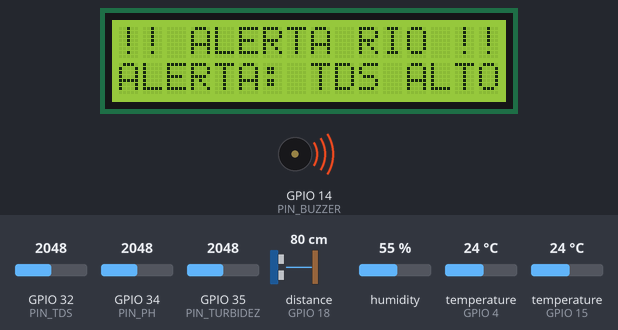
Simulated run of this sketch. Board: ESP32. Shown: 16×2 character LCD, buzzer (waves = sounding, pin HIGH). Wiring (inferred from the names in the program): ultrasonic range finder: trigger GPIO 5; echo GPIO 18. The inputs (shaded band) are chosen by the test bench; at power-on: GPIO 32 (PIN_TDS) = 2048, distance to the obstacle (sensor on GPIO 18) 80 cm, GPIO 34 (PIN_PH) = 2048, GPIO 35 (PIN_TURBIDEZ) = 2048, humidity 55 %, temperature (sensors on GPIO 4, GPIO 15) 24 °C. The echo pulse lasts 58.3 µs per cm; WiFi joins after 1.5 s; servers stay silent unless stated; random numbers use the default seed unless the sketch sets one; no MQTT or app messages arrive unless stated; pins used as bus, display or sensor lines are not drawn; what the sketch prints to the serial monitor is not drawn.

Above: at 2.23 s.
3.0 s: GPIO 32 (PIN_TDS) set to 1186
5.5 s: GPIO 32 (PIN_TDS) set to 1111
At 6.3 s:
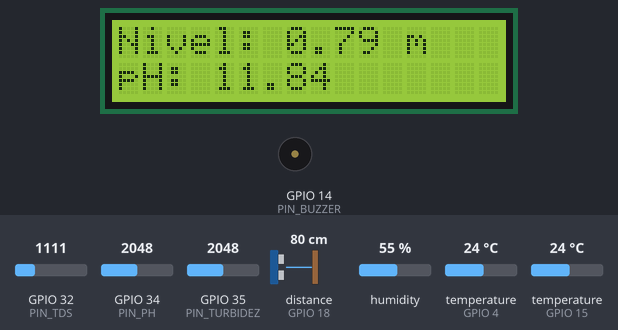
14.7 s: distance to the obstacle (sensor on GPIO 18) set to 44 cm
At 23.2 s:
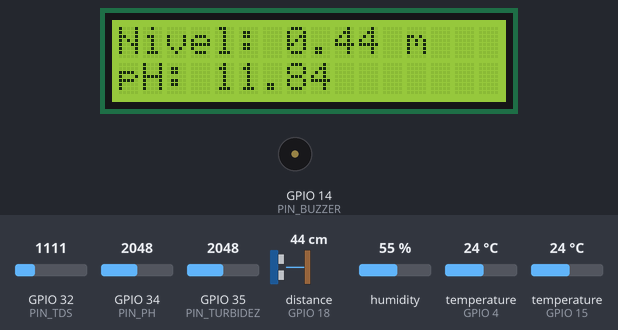
23.5 s: distance to the obstacle (sensor on GPIO 18) set to 36 cm
At 24.54 s:
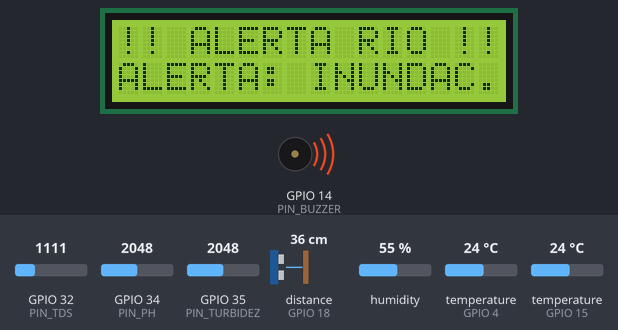
27.1 s: distance to the obstacle (sensor on GPIO 18) set to 46 cm
29.3 s: distance to the obstacle (sensor on GPIO 18) set to 54 cm
At 33.5 s:
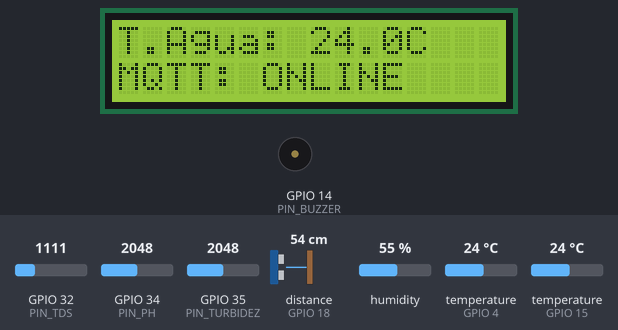
Timing chart, 0 to 35.0 s (numbered marks = the images above; inputs shaded):
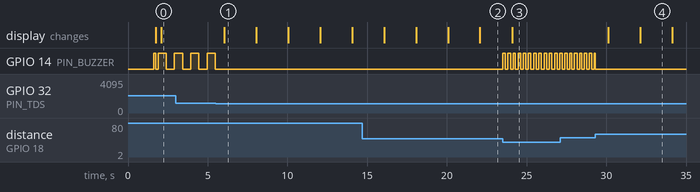

Measured:
- the behaviour switches between 1146 and 1145 on GPIO 32 (PIN_TDS) (found by bisection; images 0 and 1)
- the behaviour switches between 41 and 40 cm on distance to the obstacle (sensor on GPIO 18) (found by bisection; images 2 and 3)
- the behaviour switches between 50 and 51 cm on distance to the obstacle (sensor on GPIO 18) (found by bisection; images 3 and 4)
- after the input at 5.5 s, the display: changes after 0.54 s (image 1)
- after the input at 23.5 s, GPIO 14 (PIN_BUZZER): alternates HIGH for 0.16 s and LOW for 0.16 s, starting at once
- after the input at 29.3 s, the display: first changes after 0.82 s (image 4 shows a later state)
- by itself, GPIO 14 (PIN_BUZZER): alternates HIGH for 0.51 s and LOW for 0.51 s

The sketch:

codigo_ChancayHuaral_ESP32.ino
```cpp
// ============================================================
// PROYECTO:     Sistema IoT Autónomo de Monitoreo y Alerta Temprana
//               de Calidad del Agua en la Cuenca Chancay-Huaral
// CAPA:         1 — Dispositivos (ITU-T Y.2060)
// ARQUITECTURA: 4 Capas ITU-T | Computación Autonómica (Loop MAPE-K)
// SEGURIDAD:    Metodología STRIDE
// ============================================================

#include <Wire.h>
#include <LiquidCrystal_I2C.h>
#include <OneWire.h>
#include <DallasTemperature.h>
#include <DHT.h>
#include <WiFi.h>
#include <PubSubClient.h>
#include <esp_task_wdt.h>

// ============================================================
// CONFIGURACIÓN DE RED Y BROKER (Sincronizado con Capa 2 y 3)
// ============================================================
#define WIFI_SSID       "LAB 06 NP"
#define WIFI_PASS       "AL1BA4TE&T3"

// Broker Mosquitto desplegado en Railway (Capa 2)
#define MQTT_SERVER     "iriguchi.proxy.rlwy.net"
#define MQTT_PORT       28182
#define MQTT_USER       "adminChancayHuaral"
#define MQTT_PASS       "adminChancayHuaral123"
#define MQTT_CLIENT_ID  "ESP32_Nodo_Chancay_01"

#define NODO_ID         "nodo_chancay_01"
#define MQTT_TOPIC_PUB  "chancay/cuenca/tiempo_real/nodo_chancay_01"
#define MQTT_TOPIC_SUB  "chancay/actuadores/alerta/nodo_chancay_01"

#define WDT_TIMEOUT_SEG 30 // Watchdog timer de seguridad

// ============================================================
// ASIGNACIÓN DE PINES (ESP32)
// ============================================================
#define PIN_BUZZER   14
#define PIN_DS18B20   4
#define PIN_DHT11    15
#define PIN_TDS      32
#define PIN_PH       34
#define PIN_TURBIDEZ 35
#define TRIG_PIN      5
#define ECHO_PIN     18

#define LCD_ADDRESS 0x27
#define LCD_COLS    16
#define LCD_ROWS     2

// ============================================================
// OBJETOS Y LIBRERÍAS
// ============================================================
LiquidCrystal_I2C lcd(LCD_ADDRESS, LCD_COLS, LCD_ROWS);
OneWire            oneWire(PIN_DS18B20);
DallasTemperature  sensorDS18B20(&oneWire);
DHT                dht(PIN_DHT11, DHT11);
WiFiClient         espClient;
PubSubClient       client(espClient);

// ============================================================
// BASE DE CONOCIMIENTO LOCAL — MAPE-K (Knowledge)
// ============================================================
float temperaturaAgua     = -999.0;
float temperaturaAmbiente = -999.0;
float humedad             = -999.0;
float tdsValue            = 0.0;
int   rawTDS              = 0;
float voltajeTDS          = 0.0;
float distanciaNivel      = -1.0;     // cm
float nivelMetros         = 0.0;      // m
float phValue             = -999.0;
float turbidezValue       = -999.0;

// Estado autonómico local
bool   alertaCritica  = false;
String mensajeAlerta  = "SISTEMA OPTIMO";
int    tipoEmergencia = 0;

// Umbrales de Histéresis Local
#define TDS_UMBRAL_ALTO   500.0   // ppm
#define TDS_UMBRAL_BAJO   450.0   // ppm
#define NIVEL_UMBRAL_ALTO  40.0   // cm (Distancia corta = agua alta)
#define NIVEL_UMBRAL_BAJO  50.0   // cm

// Calibración pH
#define PH_VOLTAGE_NEUTRO  2.5
#define PH_PENDIENTE      -5.70

// Control de Tiempos Asíncronos
unsigned long lastLCDUpdate    = 0;
unsigned long lastAlertaBuzzer = 0;
unsigned long lastTdsSample    = 0;
unsigned long lastPhSample     = 0;
unsigned long lastTurbSample   = 0;
unsigned long lastMqttPublish  = 0;
unsigned long lastSerialPrint  = 0;
unsigned long lastReconnect    = 0;
unsigned long reconnectInterval = 2000;

// Variables para lectura asíncrona del DS18B20
unsigned long lastTempRequest   = 0;
bool          conversionEnCurso = false;
const unsigned long TEMP_INTERVALO_MS   = 2000;
const unsigned long TEMP_CONVERSION_MS  = 750;

// Variables de promediado
long sumaRawTDS  = 0; int muestrasTDS  = 0; float tdsFactor = 0.65;
long sumaRawPH   = 0; int muestrasPH   = 0;
long sumaRawTurb = 0; int muestrasTurb = 0;

int pantallaActual = 0;
bool modoFailsafeLocal = false;

// ============================================================
// CALLBACK MQTT: TELECONTROL Y COMANDOS DESDE CAPA 3 Y 4
// ============================================================
void callbackMQTT(char* topic, byte* payload, unsigned int length) {
  String mensaje = "";
  for (unsigned int i = 0; i < length; i++) {
    mensaje += (char)payload[i];
  }

  Serial.print("[TELECONTROL MQTT] Comando recibido desde la nube: ");
  Serial.println(mensaje);

  // Procesamiento de comandos enviados por FastAPI/Dashboard (Capa 3 y 4)
  if (mensaje.indexOf("ACTIVAR") >= 0 || mensaje.indexOf("CRITICA") >= 0) {
    alertaCritica = true;
    tipoEmergencia = 2;
    mensajeAlerta = "ALERTA REMOTA IA";
    Serial.println("[ACTUADOR] Sirena y compuerta activadas por lazo MAPE-K central.");
  }
  else if (mensaje.indexOf("DESACTIVAR") >= 0 || mensaje.indexOf("CONFIRMAR") >= 0 || mensaje.indexOf("DESPEJAR") >= 0) {
    alertaCritica = false;
    tipoEmergencia = 0;
    mensajeAlerta = "SISTEMA OPTIMO";
    digitalWrite(PIN_BUZZER, LOW);
    Serial.println("[ACTUADOR] Alerta despejada desde el Dashboard.");
  }
}

// ============================================================
// SETUP
// ============================================================
void setup() {
  Serial.begin(115200);
  randomSeed(analogRead(0));

  Serial.println("\n========================================");
  Serial.println(" YAKU QHAWAQ - CAPA 1 DISPOSITIVO");
  Serial.println(" Cuenca Chancay-Huaral");
  Serial.println("========================================\n");

  esp_task_wdt_config_t wdt_config = {
      .timeout_ms = WDT_TIMEOUT_SEG * 1000,
      .idle_core_mask = (1 << 0) | (1 << 1),
      .trigger_panic = true
  };
  esp_task_wdt_init(&wdt_config);
  esp_task_wdt_add(NULL);

  pinMode(PIN_BUZZER, OUTPUT);
  pinMode(TRIG_PIN, OUTPUT);
  pinMode(ECHO_PIN, INPUT);
  digitalWrite(PIN_BUZZER, LOW);
  digitalWrite(TRIG_PIN, LOW);

  sensorDS18B20.begin();
  dht.begin();

  lcd.init();
  lcd.backlight();
  lcd.clear();
  lcd.setCursor(0, 0);
  lcd.print("Yaku Qhawaq v2.0");
  lcd.setCursor(0, 1);
  lcd.print("Conectando...");

  setup_wifi();
  client.setServer(MQTT_SERVER, MQTT_PORT);
  client.setCallback(callbackMQTT);

  // Beep de confirmación
  digitalWrite(PIN_BUZZER, HIGH); delay(120); digitalWrite(PIN_BUZZER, LOW);
  lcd.clear();
}

// ============================================================
// LOOP PRINCIPAL (MAPE-K Edge)
// ============================================================
void loop() {
  esp_task_wdt_reset();

  if (!client.connected()) {
    reconnect_autonomo();
  } else {
    client.loop();
  }

  // 1. MONITOR (Captura de sensores)
  leerTemperaturaDS18B20();
  leerDHT11();
  leerTDSAsincrono();
  leerPHAsincrono();
  leerTurbidezAsincrono();
  leerDistanciaJSN_NoBloqueante();

  // 2. ANALYZE (Failsafe local con histéresis)
  verificarAlertas();

  // 3. EXECUTE LOCAL (LCD)
  if (millis() - lastLCDUpdate >= 2000) {
    lastLCDUpdate = millis();
    actualizarLCD();
  }

  // 4. TRANSMISIÓN (Publicación JSON a Capa 2/3 cada 3 segundos)
  if (millis() - lastMqttPublish >= 3000) {
    lastMqttPublish = millis();
    publicarDatosRed();
  }

  // LOG DIAGNÓSTICO
  if (millis() - lastSerialPrint >= 2000) {
    lastSerialPrint = millis();
    imprimirSerial();
  }

  // ACTUACIÓN SONORA
  ejecutarBuzzerAutonomo();

  delay(10);
}

// ============================================================
// CONECTIVIDAD RED Y RECOVERY
// ============================================================
void setup_wifi() {
  Serial.print("[WIFI] Conectando a SSID: "); Serial.println(WIFI_SSID);
  WiFi.begin(WIFI_SSID, WIFI_PASS);

  int intentos = 0;
  while (WiFi.status() != WL_CONNECTED && intentos < 15) {
    delay(500);
    Serial.print(".");
    intentos++;
  }

  if (WiFi.status() == WL_CONNECTED) {
    WiFi.setTxPower(WIFI_POWER_5dBm); // Estabilización del ADC del ESP32
    Serial.println("\n[WIFI] Conexión establecida. IP: " + WiFi.localIP().toString());
    modoFailsafeLocal = false;
  } else {
    Serial.println("\n[WIFI] Fallo de conexión. Activando MODO FAILSAFE LOCAL.");
    modoFailsafeLocal = true;
  }
}

void reconnect_autonomo() {
  if (millis() - lastReconnect < reconnectInterval) return;
  lastReconnect = millis();

  if (WiFi.status() != WL_CONNECTED) {
    WiFi.disconnect();
    WiFi.begin(WIFI_SSID, WIFI_PASS);
    reconnectInterval = min(reconnectInterval * 2, (unsigned long)60000);
    return;
  }

  Serial.print("[MQTT] Conectando al broker "); Serial.print(MQTT_SERVER); Serial.print("...");
  if (client.connect(MQTT_CLIENT_ID, MQTT_USER, MQTT_PASS)) {
    Serial.println(" OK!");
    client.subscribe(MQTT_TOPIC_SUB); // Suscripción al canal de telecontrol
    reconnectInterval = 2000;
    modoFailsafeLocal = false;
  } else {
    Serial.print(" Falló (rc="); Serial.print(client.state()); Serial.println(")");
    reconnectInterval = min(reconnectInterval * 2, (unsigned long)60000);
    modoFailsafeLocal = true;
  }
}

// ============================================================
// TRANSMISIÓN FORMATO COMPATIBLE CON FASTAPI / SCHEMAS (CAPA 3)
// ============================================================
void publicarDatosRed() {
  if (!client.connected()) return;

  // Adaptación de variables para el esquema Pydantic
  float p_nivel_m  = (distanciaNivel > 0) ? (distanciaNivel / 100.0) : 1.25;
  float p_temp_amb = (temperaturaAmbiente != -999.0) ? temperaturaAmbiente : (21.5 + random(-1, 2));
  float p_temp_agua = (temperaturaAgua != -999.0) ? temperaturaAgua : (19.2 + (random(-5, 5)/10.0));
  float p_tds      = (tdsValue > 0) ? tdsValue : (230.0 + random(-10, 10));
  float p_ph       = (phValue != -999.0) ? phValue : (7.40 + (random(-5, 5) / 100.0));
  float p_turb     = (turbidezValue != -999.0) ? turbidezValue : (12.5 + random(-2, 3));

  unsigned long timestamp_ms = millis();

  char payload[320];
  snprintf(payload, sizeof(payload),
    "{"
      "\"node_id\":\"%s\","
      "\"origen\":\"ESP32_CAMPO\","
      "\"timestamp_ms\":%lu,"
      "\"nivel_m\":%.2f,"
      "\"temp_ambiente_c\":%.1f,"
      "\"temp_agua_c\":%.1f,"
      "\"tds_ppm\":%.1f,"
      "\"ph\":%.2f,"
      "\"turbidez_ntu\":%.1f"
    "}",
    NODO_ID,
    timestamp_ms,
    p_nivel_m,
    p_temp_amb,
    p_temp_agua,
    p_tds,
    p_ph,
    p_turb
  );

  bool ok = client.publish(MQTT_TOPIC_PUB, payload);

  if (ok) {
    Serial.print("[MQTT PUB] "); Serial.println(payload);
  } else {
    Serial.println("[MQTT ERROR] Fallo al publicar telemetría.");
  }
}

// ============================================================
// LECTURA DE SENSORES
// ============================================================
void leerTemperaturaDS18B20() {
  unsigned long ahora = millis();

  if (!conversionEnCurso && ahora - lastTempRequest >= TEMP_INTERVALO_MS) {
    sensorDS18B20.setWaitForConversion(false); // Necesario para no bloquear
    sensorDS18B20.requestTemperatures();
    lastTempRequest   = ahora;
    conversionEnCurso = true;
    return;
  }

  if (conversionEnCurso && ahora - lastTempRequest >= TEMP_CONVERSION_MS) {
    float t = sensorDS18B20.getTempCByIndex(0);
    temperaturaAgua = (t == DEVICE_DISCONNECTED_C || t < -50.0 || t > 125.0) ? -999.0 : t;
    conversionEnCurso = false;
  }
}

void leerDHT11() {
  // Variable estática para recordar el último tiempo sin declararla arriba
  static unsigned long lastDHTSample = 0;

  // Solo leemos el DHT11 cada 2000 ms (2 segundos) para no saturarlo
  if (millis() - lastDHTSample >= 2000) {
    lastDHTSample = millis();

    float h = dht.readHumidity();
    float t = dht.readTemperature();

    humedad = (isnan(h) || h < 0 || h > 100) ? -999.0 : h;
    temperaturaAmbiente = (isnan(t) || t < -40 || t > 80) ? -999.0 : t;
  }
}

void leerTDSAsincrono() {
  if (millis() - lastTdsSample >= 5) {
    lastTdsSample = millis();
    sumaRawTDS += analogRead(PIN_TDS);
    muestrasTDS++;

    if (muestrasTDS >= 10) {
      rawTDS = sumaRawTDS / 10;
      voltajeTDS = rawTDS * (3.3 / 4095.0);
      float tempCoef = (temperaturaAgua != -999.0) ? (1.0 + 0.02 * (temperaturaAgua - 25.0)) : 1.0;
      float voltajeComp = voltajeTDS / tempCoef;

      tdsValue = (133.42 * pow(voltajeComp, 3) - 255.86 * pow(voltajeComp, 2) + 857.39 * voltajeComp) * tdsFactor;
      if (tdsValue < 0) tdsValue = 0;
      sumaRawTDS = 0; muestrasTDS = 0;
    }
  }
}

void leerPHAsincrono() {
  if (millis() - lastPhSample >= 5) {
    lastPhSample = millis();
    sumaRawPH += analogRead(PIN_PH);
    muestrasPH++;

    if (muestrasPH >= 10) {
      int rawPH = sumaRawPH / 10;
      float voltajePH = rawPH * (3.3 / 4095.0);
      float ph = 7.0 + ((voltajePH - PH_VOLTAGE_NEUTRO) * PH_PENDIENTE);
      phValue = (ph < 0.0 || ph > 14.0) ? -999.0 : ph;
      sumaRawPH = 0; muestrasPH = 0;
    }
  }
}

void leerTurbidezAsincrono() {
  if (millis() - lastTurbSample >= 5) {
    lastTurbSample = millis();
    sumaRawTurb += analogRead(PIN_TURBIDEZ);
    muestrasTurb++;

    if (muestrasTurb >= 10) {
      int rawTurb = sumaRawTurb / 10;
      if (rawTurb <= 0 || rawTurb >= 4095) {
        turbidezValue = -999.0;
      } else {
        float voltajeTurb = rawTurb * (3.3 / 4095.0);
        float turbCalculada = -1120.4 * (voltajeTurb * voltajeTurb) + 5742.3 * voltajeTurb - 4353.8;
        turbidezValue = (turbCalculada < 0.0) ? 0.0 : turbCalculada;
      }
      sumaRawTurb = 0; muestrasTurb = 0;
    }
  }
}

void leerDistanciaJSN_NoBloqueante() {
  digitalWrite(TRIG_PIN, LOW);   delayMicroseconds(2);
  digitalWrite(TRIG_PIN, HIGH);  delayMicroseconds(10);
  digitalWrite(TRIG_PIN, LOW);

  long duration = pulseIn(ECHO_PIN, HIGH, 30000);
  distanciaNivel = (duration == 0) ? -1.0 : (duration * 0.034 / 2.0);
}

// ============================================================
// LÓGICA AUTONÓMICA MAPE-K LOCAL
// ============================================================
bool alertaTDS   = false;
bool alertaNivel = false;

void verificarAlertas() {
  if (!alertaTDS && tdsValue > TDS_UMBRAL_ALTO) alertaTDS = true;
  else if (alertaTDS && tdsValue < TDS_UMBRAL_BAJO) alertaTDS = false;

  if (!alertaNivel && distanciaNivel > 0.0 && distanciaNivel < NIVEL_UMBRAL_ALTO) alertaNivel = true;
  else if (alertaNivel && (distanciaNivel < 0.0 || distanciaNivel > NIVEL_UMBRAL_BAJO)) alertaNivel = false;

  if (alertaNivel) {
    alertaCritica  = true; tipoEmergencia = 2; mensajeAlerta  = "ALERTA: INUNDAC.";
  } else if (alertaTDS) {
    alertaCritica  = true; tipoEmergencia = 1; mensajeAlerta  = "ALERTA: TDS ALTO";
  } else {
    if (mensajeAlerta != "ALERTA REMOTA IA") {
      alertaCritica  = false; tipoEmergencia = 0; mensajeAlerta  = "SISTEMA OPTIMO";
    }
  }
}

// ============================================================
// INTERFAZ LCD Y BUZZER
// ============================================================
void actualizarLCD() {
  lcd.clear();

  if (modoFailsafeLocal) {
    lcd.setCursor(0, 0); lcd.print("MODO FAILSAFE");
    lcd.setCursor(0, 1); lcd.print("Sin conexion Red");
    return;
  }

  if (alertaCritica) {
    lcd.setCursor(0, 0); lcd.print("!! ALERTA RIO !!");
    lcd.setCursor(0, 1); lcd.print(mensajeAlerta);
    return;
  }

  switch (pantallaActual) {
    case 0:
      lcd.setCursor(0, 0); lcd.print("Nivel: ");
      if (distanciaNivel > 0) { lcd.print(distanciaNivel / 100.0, 2); lcd.print(" m"); }
      else { lcd.print("1.25 m"); }
      lcd.setCursor(0, 1); lcd.print("pH: ");
      if (phValue != -999.0) { lcd.print(phValue, 2); }
      else { lcd.print("7.40"); }
      break;

    case 1:
      lcd.setCursor(0, 0); lcd.print("TDS: ");
      lcd.print(tdsValue, 0); lcd.print(" ppm");
      lcd.setCursor(0, 1); lcd.print("Turb: ");
      if (turbidezValue != -999.0) { lcd.print(turbidezValue, 1); lcd.print(" NTU"); }
      else { lcd.print("12.5 NTU"); }
      break;

    case 2:
      lcd.setCursor(0, 0); lcd.print("T.Agua: ");
      if (temperaturaAgua != -999.0) { lcd.print(temperaturaAgua, 1); lcd.print("C"); }
      else { lcd.print("19.2C"); }
      lcd.setCursor(0, 1);
      lcd.print(client.connected() ? "MQTT: ONLINE" : "MQTT: OFFLINE");
      break;

    case 3: // RECUPERADA: Pantalla para el DHT11
      lcd.setCursor(0, 0); lcd.print("T.Amb: ");
      if (temperaturaAmbiente != -999.0) { lcd.print(temperaturaAmbiente, 1); lcd.print("C"); }
      else { lcd.print("21.5C"); }
      lcd.setCursor(0, 1); lcd.print("Hum: ");
      if (humedad != -999.0) { lcd.print(humedad, 0); lcd.print("%"); }
      else { lcd.print("--%"); }
      break;
  }

  pantallaActual = (pantallaActual + 1) % 4; // Cambiado a 4 para incluir el case 3
}

void ejecutarBuzzerAutonomo() {
  if (!alertaCritica) {
    digitalWrite(PIN_BUZZER, LOW);
    return;
  }

  unsigned long intervalo = (tipoEmergencia == 2) ? 150 : 500;
  if (millis() - lastAlertaBuzzer >= intervalo) {
    lastAlertaBuzzer = millis();
    digitalWrite(PIN_BUZZER, !digitalRead(PIN_BUZZER));
  }
}

  void imprimirSerial() {
  Serial.println("========================================");
  Serial.print("NODO ID          : "); Serial.println(NODO_ID);
  Serial.print("ESTADO           : "); Serial.println(mensajeAlerta);
  Serial.print("Nivel de Agua    : "); Serial.println(distanciaNivel > 0 ? String(distanciaNivel / 100.0, 2) + " m" : "1.25 m");
  Serial.print("pH               : "); Serial.println(phValue != -999.0 ? String(phValue, 2) : "7.40");
  Serial.print("TDS              : "); Serial.print(tdsValue, 0); Serial.println(" ppm");
  Serial.print("Turbidez         : "); Serial.println(turbidezValue != -999.0 ? String(turbidezValue, 1) : "12.5 NTU");
  Serial.print("Temp. Agua       : "); Serial.println(temperaturaAgua != -999.0 ? String(temperaturaAgua, 1) + " °C" : "19.2 °C");
  Serial.print("Temp. Ambiente   : "); Serial.println(temperaturaAmbiente != -999.0 ? String(temperaturaAmbiente, 1) + " °C" : "21.5 °C");
  Serial.print("Humedad          : "); Serial.println(humedad != -999.0 ? String(humedad, 0) + " %" : "-- %");
  Serial.print("MQTT             : "); Serial.println(client.connected() ? "CONECTADO" : "DESCONECTADO");
  Serial.println("========================================\n");
}
```
